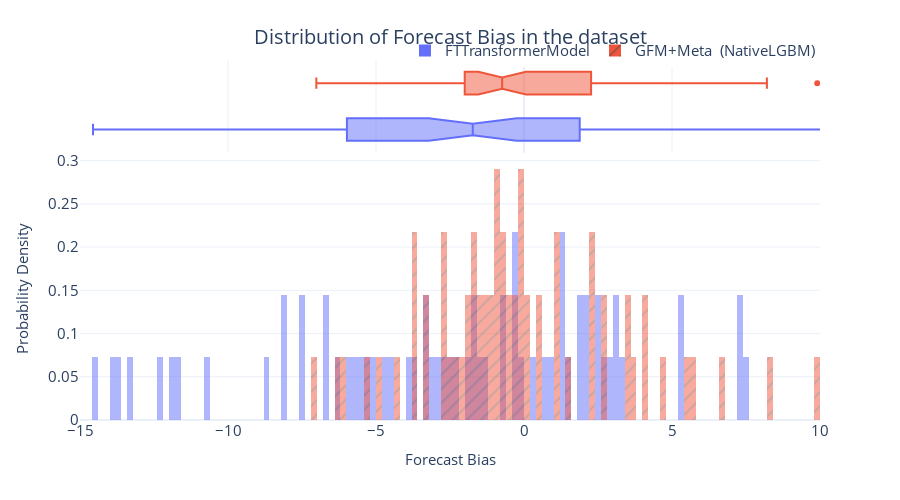

Notebook cell for this chart:
### Code cell
fig = px.histogram(metrics_df, 
                   x="Forecast Bias", 
                   color="Algorithm",
                   pattern_shape="Algorithm", 
                   marginal="box", 
                   nbins=250,
                   barmode="overlay",
                   histnorm="probability density")
fig = format_plot(fig, xlabel="Forecast Bias", ylabel="Probability Density", title="Distribution of Forecast Bias in the dataset")
fig.update_layout(xaxis_range=[-15,10])
# fig.write_image("imgs/chapter_13/ft_bias_dist.png")
fig.show()

### Figure 1 — Plotly figure (JSON) as saved in the notebook; plotly's stock layout.template omitted (floating-point values rounded to 4 significant figures)
{"data": [{"alignmentgroup": "True", "bingroup": "x", "histnorm": "probability density", "hovertemplate": "Algorithm=FTTransformerModel<br>Forecast Bias=%{x}<br>probability density=%{y}<extra></extra>", "legendgroup": "FTTransformerModel", "marker": {"color": "#636efa", "opacity": 0.5, "pattern": {"shape": ""}}, "name": "FTTransformerModel", "nbinsx": 250, "offsetgroup": "FTTransformerModel", "orientation": "v", "showlegend": true, "type": "histogram", "x": [-5.642, -0.3036, -3.672, -2.813, 5.347, -3.352, -1.375, -0.2562, 3.191, -2.584, 2.921, 1.265, 1.405, -6.294, 5.221, -13.25, -24.85, -1.731, -5.279, 1.396, 3.289, 3.035, -2.296, -3.179, -8.041, -7.563, -4.413, -13.89, 0.8925, -6.763, 7.444, -7.426, -8.702, -2.651, -5.116, 0.3983, -1.536, -6.65, -3.216, -11.66, -5.879, 7.202, -3.853, 2.151, -0.6192, 2.552, 0.6498, 2.015, 7.353, -0.35, 1.368, -1.678, -5.484, 1.972, 12.14, -14.56, -10.78, -4.638, -0.1759, 2.492, 1.852, -8.05, -13.67, -12.0, -0.6342, -1.837, -12.22, 2.671, 10.06], "xaxis": "x", "yaxis": "y"}, {"alignmentgroup": "True", "hovertemplate": "Algorithm=FTTransformerModel<br>Forecast Bias=%{x}<extra></extra>", "legendgroup": "FTTransformerModel", "marker": {"color": "#636efa"}, "name": "FTTransformerModel", "notched": true, "offsetgroup": "FTTransformerModel", "showlegend": false, "type": "box", "x": [-5.642, -0.3036, -3.672, -2.813, 5.347, -3.352, -1.375, -0.2562, 3.191, -2.584, 2.921, 1.265, 1.405, -6.294, 5.221, -13.25, -24.85, -1.731, -5.279, 1.396, 3.289, 3.035, -2.296, -3.179, -8.041, -7.563, -4.413, -13.89, 0.8925, -6.763, 7.444, -7.426, -8.702, -2.651, -5.116, 0.3983, -1.536, -6.65, -3.216, -11.66, -5.879, 7.202, -3.853, 2.151, -0.6192, 2.552, 0.6498, 2.015, 7.353, -0.35, 1.368, -1.678, -5.484, 1.972, 12.14, -14.56, -10.78, -4.638, -0.1759, 2.492, 1.852, -8.05, -13.67, -12.0, -0.6342, -1.837, -12.22, 2.671, 10.06], "xaxis": "x2", "yaxis": "y2"}, {"alignmentgroup": "True", "bingroup": "x", "histnorm": "probability density", "hovertemplate": "Algorithm=GFM+Meta  (NativeLGBM)<br>Forecast Bias=%{x}<br>probability density=%{y}<extra></extra>", "legendgroup": "GFM+Meta  (NativeLGBM)", "marker": {"color": "#EF553B", "opacity": 0.5, "pattern": {"shape": "/"}}, "name": "GFM+Meta  (NativeLGBM)", "nbinsx": 250, "offsetgroup": "GFM+Meta  (NativeLGBM)", "orientation": "v", "showlegend": true, "type": "histogram", "x": [-1.554, 1.138, 1.435, -3.65, 2.72, -1.985, 3.706, -0.281, 6.621, -2.752, -1.05, 4.104, 2.384, -1.609, -0.8538, -2.757, 0.5966, -0.9132, 1.11, 9.907, 4.059, -1.452, -2.426, -0.738, -1.673, -0.006616, 5.571, -0.1288, 2.676, 0.1061, 3.522, -3.386, -1.959, -0.7825, -0.5995, -3.628, -1.322, -0.121, -0.9809, -4.974, 0.1641, 1.007, -0.8185, -2.228, -5.289, -3.687, -0.7526, -1.004, 4.633, -4.227, 0.5083, 3.526, -0.2826, 5.607, 13.19, -7.016, -2.058, -1.383, -3.381, -1.711, 8.206, -6.127, -6.29, 2.237, -0.03104, -0.4253, -2.717, 2.357, 10.99], "xaxis": "x", "yaxis": "y"}, {"alignmentgroup": "True", "hovertemplate": "Algorithm=GFM+Meta  (NativeLGBM)<br>Forecast Bias=%{x}<extra></extra>", "legendgroup": "GFM+Meta  (NativeLGBM)", "marker": {"color": "#EF553B"}, "name": "GFM+Meta  (NativeLGBM)", "notched": true, "offsetgroup": "GFM+Meta  (NativeLGBM)", "showlegend": false, "type": "box", "x": [-1.554, 1.138, 1.435, -3.65, 2.72, -1.985, 3.706, -0.281, 6.621, -2.752, -1.05, 4.104, 2.384, -1.609, -0.8538, -2.757, 0.5966, -0.9132, 1.11, 9.907, 4.059, -1.452, -2.426, -0.738, -1.673, -0.006616, 5.571, -0.1288, 2.676, 0.1061, 3.522, -3.386, -1.959, -0.7825, -0.5995, -3.628, -1.322, -0.121, -0.9809, -4.974, 0.1641, 1.007, -0.8185, -2.228, -5.289, -3.687, -0.7526, -1.004, 4.633, -4.227, 0.5083, 3.526, -0.2826, 5.607, 13.19, -7.016, -2.058, -1.383, -3.381, -1.711, 8.206, -6.127, -6.29, 2.237, -0.03104, -0.4253, -2.717, 2.357, 10.99], "xaxis": "x2", "yaxis": "y2"}], "layout": {"autosize": false, "barmode": "overlay", "height": 500, "legend": {"font": {"size": 15}, "orientation": "h", "title": {}, "tracegroupgap": 0, "x": 1, "xanchor": "right", "y": 0.98, "yanchor": "bottom"}, "margin": {"t": 60}, "title": {"font": {"size": 20}, "text": "Distribution of Forecast Bias in the dataset", "x": 0.5, "xanchor": "center", "yanchor": "top"}, "width": 900, "xaxis": {"anchor": "y", "domain": [0, 1], "range": [-15, 10], "tickfont": {"size": 15}, "title": {"font": {"size": 15}, "text": "Forecast Bias"}}, "xaxis2": {"anchor": "y2", "domain": [0, 1], "matches": "x", "showgrid": true, "showticklabels": false}, "yaxis": {"anchor": "x", "domain": [0, 0.7326], "tickfont": {"size": 15}, "title": {"font": {"size": 15}, "text": "Probability Density"}}, "yaxis2": {"anchor": "x2", "domain": [0.7426, 1], "matches": "y2", "showgrid": false, "showline": false, "showticklabels": false, "ticks": ""}}}
